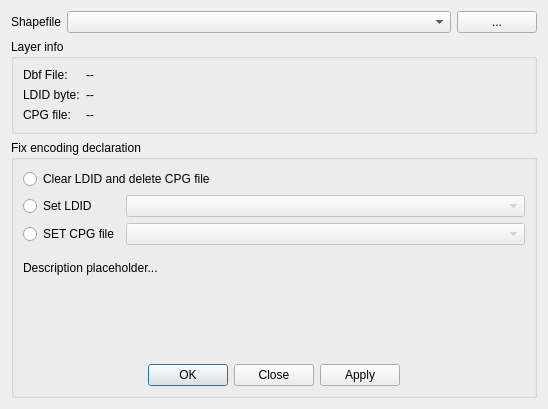
<?xml version="1.0" encoding="UTF-8"?>
<ui version="4.0">
 <author>Borys Jurgiel</author>
 <class>EncodingFixerDialogBase</class>
 <widget class="QDialog" name="EncodingFixerDialogBase">
  <property name="geometry">
   <rect>
    <x>0</x>
    <y>0</y>
    <width>548</width>
    <height>409</height>
   </rect>
  </property>
  <property name="minimumSize">
   <size>
    <width>540</width>
    <height>400</height>
   </size>
  </property>
  <property name="maximumSize">
   <size>
    <width>600</width>
    <height>550</height>
   </size>
  </property>
  <property name="contextMenuPolicy">
   <enum>Qt::DefaultContextMenu</enum>
  </property>
  <property name="windowTitle">
   <string>Fix Shapefile Encoding</string>
  </property>
  <property name="whatsThis">
   <string/>
  </property>
  <layout class="QGridLayout" name="gridLayout_4">
   <item row="0" column="0">
    <layout class="QGridLayout" name="gridLayout">
     <item row="0" column="0" colspan="2">
      <widget class="QLabel" name="label">
       <property name="sizePolicy">
        <sizepolicy hsizetype="Preferred" vsizetype="Fixed">
         <horstretch>0</horstretch>
         <verstretch>0</verstretch>
        </sizepolicy>
       </property>
       <property name="text">
        <string>Shapefile</string>
       </property>
       <property name="buddy">
        <cstring>comboLayer</cstring>
       </property>
      </widget>
     </item>
     <item row="1" column="0" colspan="4">
      <widget class="QGroupBox" name="groupInfo">
       <property name="title">
        <string>Layer info</string>
       </property>
       <layout class="QGridLayout" name="gridLayout_2">
        <item row="0" column="0">
         <widget class="QLabel" name="labelInfo1">
          <property name="text">
           <string>Dbf File:</string>
          </property>
         </widget>
        </item>
        <item row="1" column="0">
         <widget class="QLabel" name="labelInfo2">
          <property name="text">
           <string>LDID byte:</string>
          </property>
         </widget>
        </item>
        <item row="0" column="1">
         <widget class="QLabel" name="labelFile">
          <property name="sizePolicy">
           <sizepolicy hsizetype="Expanding" vsizetype="Preferred">
            <horstretch>0</horstretch>
            <verstretch>0</verstretch>
           </sizepolicy>
          </property>
          <property name="text">
           <string>--</string>
          </property>
         </widget>
        </item>
        <item row="2" column="0">
         <widget class="QLabel" name="labelInfo3">
          <property name="text">
           <string>CPG file:</string>
          </property>
         </widget>
        </item>
        <item row="1" column="1">
         <widget class="QLabel" name="labelLDID">
          <property name="sizePolicy">
           <sizepolicy hsizetype="Expanding" vsizetype="Preferred">
            <horstretch>0</horstretch>
            <verstretch>0</verstretch>
           </sizepolicy>
          </property>
          <property name="text">
           <string>--</string>
          </property>
         </widget>
        </item>
        <item row="2" column="1">
         <widget class="QLabel" name="labelCPG">
          <property name="sizePolicy">
           <sizepolicy hsizetype="Expanding" vsizetype="Preferred">
            <horstretch>0</horstretch>
            <verstretch>0</verstretch>
           </sizepolicy>
          </property>
          <property name="text">
           <string>--</string>
          </property>
         </widget>
        </item>
       </layout>
      </widget>
     </item>
     <item row="0" column="3">
      <widget class="QPushButton" name="buttonFile">
       <property name="minimumSize">
        <size>
         <width>48</width>
         <height>0</height>
        </size>
       </property>
       <property name="text">
        <string>...</string>
       </property>
      </widget>
     </item>
     <item row="0" column="2">
      <widget class="QComboBox" name="comboLayer">
       <property name="sizePolicy">
        <sizepolicy hsizetype="Expanding" vsizetype="Fixed">
         <horstretch>0</horstretch>
         <verstretch>0</verstretch>
        </sizepolicy>
       </property>
       <property name="minimumSize">
        <size>
         <width>220</width>
         <height>0</height>
        </size>
       </property>
       <property name="focusPolicy">
        <enum>Qt::WheelFocus</enum>
       </property>
      </widget>
     </item>
     <item row="2" column="0" colspan="4">
      <widget class="QGroupBox" name="groupFix">
       <property name="title">
        <string>Fix encoding declaration</string>
       </property>
       <layout class="QGridLayout" name="gridLayout_3">
        <item row="5" column="0" colspan="2">
         <spacer name="verticalSpacer">
          <property name="orientation">
           <enum>Qt::Vertical</enum>
          </property>
          <property name="sizeHint" stdset="0">
           <size>
            <width>20</width>
            <height>40</height>
           </size>
          </property>
         </spacer>
        </item>
        <item row="4" column="0" colspan="2">
         <widget class="QLabel" name="labelMethodDescription">
          <property name="enabled">
           <bool>true</bool>
          </property>
          <property name="sizePolicy">
           <sizepolicy hsizetype="Expanding" vsizetype="Preferred">
            <horstretch>0</horstretch>
            <verstretch>0</verstretch>
           </sizepolicy>
          </property>
          <property name="text">
           <string>Description placeholder...</string>
          </property>
          <property name="wordWrap">
           <bool>true</bool>
          </property>
          <property name="openExternalLinks">
           <bool>true</bool>
          </property>
         </widget>
        </item>
        <item row="1" column="0">
         <widget class="QRadioButton" name="radioSetLDID">
          <property name="enabled">
           <bool>true</bool>
          </property>
          <property name="sizePolicy">
           <sizepolicy hsizetype="Preferred" vsizetype="Fixed">
            <horstretch>0</horstretch>
            <verstretch>0</verstretch>
           </sizepolicy>
          </property>
          <property name="text">
           <string>Set LDID</string>
          </property>
         </widget>
        </item>
        <item row="1" column="1">
         <widget class="QComboBox" name="comboEncodingLDID">
          <property name="enabled">
           <bool>false</bool>
          </property>
          <property name="sizePolicy">
           <sizepolicy hsizetype="Expanding" vsizetype="Fixed">
            <horstretch>0</horstretch>
            <verstretch>0</verstretch>
           </sizepolicy>
          </property>
          <property name="editable">
           <bool>false</bool>
          </property>
         </widget>
        </item>
        <item row="2" column="0">
         <widget class="QRadioButton" name="radioSetCPG">
          <property name="enabled">
           <bool>true</bool>
          </property>
          <property name="sizePolicy">
           <sizepolicy hsizetype="Preferred" vsizetype="Fixed">
            <horstretch>0</horstretch>
            <verstretch>0</verstretch>
           </sizepolicy>
          </property>
          <property name="text">
           <string>SET CPG file</string>
          </property>
         </widget>
        </item>
        <item row="2" column="1">
         <widget class="QComboBox" name="comboEncodingCPG">
          <property name="enabled">
           <bool>false</bool>
          </property>
          <property name="sizePolicy">
           <sizepolicy hsizetype="Expanding" vsizetype="Fixed">
            <horstretch>0</horstretch>
            <verstretch>0</verstretch>
           </sizepolicy>
          </property>
         </widget>
        </item>
        <item row="3" column="0" colspan="2">
         <spacer name="verticalSpacer_4">
          <property name="orientation">
           <enum>Qt::Vertical</enum>
          </property>
          <property name="sizeType">
           <enum>QSizePolicy::Fixed</enum>
          </property>
          <property name="sizeHint" stdset="0">
           <size>
            <width>20</width>
            <height>10</height>
           </size>
          </property>
         </spacer>
        </item>
        <item row="6" column="0" colspan="2">
         <widget class="QDialogButtonBox" name="buttonBox">
          <property name="focusPolicy">
           <enum>Qt::NoFocus</enum>
          </property>
          <property name="orientation">
           <enum>Qt::Horizontal</enum>
          </property>
          <property name="standardButtons">
           <set>QDialogButtonBox::Apply|QDialogButtonBox::Close|QDialogButtonBox::Ok</set>
          </property>
          <property name="centerButtons">
           <bool>true</bool>
          </property>
         </widget>
        </item>
        <item row="0" column="0" colspan="2">
         <widget class="QRadioButton" name="radioClearLDID">
          <property name="enabled">
           <bool>true</bool>
          </property>
          <property name="sizePolicy">
           <sizepolicy hsizetype="Preferred" vsizetype="Fixed">
            <horstretch>0</horstretch>
            <verstretch>0</verstretch>
           </sizepolicy>
          </property>
          <property name="text">
           <string>Clear LDID and delete CPG file</string>
          </property>
         </widget>
        </item>
       </layout>
      </widget>
     </item>
    </layout>
   </item>
  </layout>
 </widget>
 <tabstops>
  <tabstop>comboLayer</tabstop>
  <tabstop>buttonFile</tabstop>
  <tabstop>radioClearLDID</tabstop>
  <tabstop>radioSetLDID</tabstop>
  <tabstop>comboEncodingLDID</tabstop>
  <tabstop>radioSetCPG</tabstop>
  <tabstop>comboEncodingCPG</tabstop>
 </tabstops>
 <connections>
  <connection>
   <sender>buttonBox</sender>
   <signal>rejected()</signal>
   <receiver>EncodingFixerDialogBase</receiver>
   <slot>reject()</slot>
   <hints>
    <hint type="sourcelabel">
     <x>376</x>
     <y>295</y>
    </hint>
    <hint type="destinationlabel">
     <x>349</x>
     <y>49</y>
    </hint>
   </hints>
  </connection>
 </connections>
</ui>
